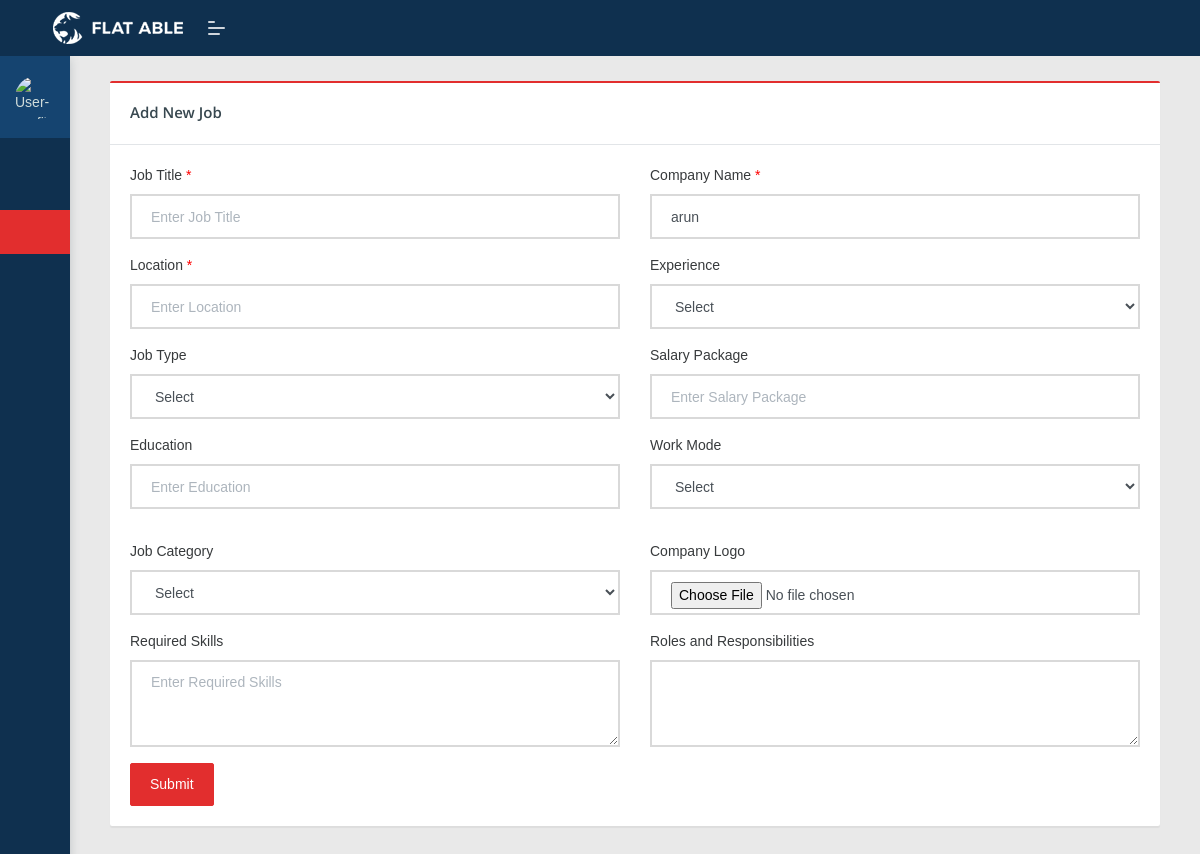
Page /company_add_job (signed in) on the earlier database version.
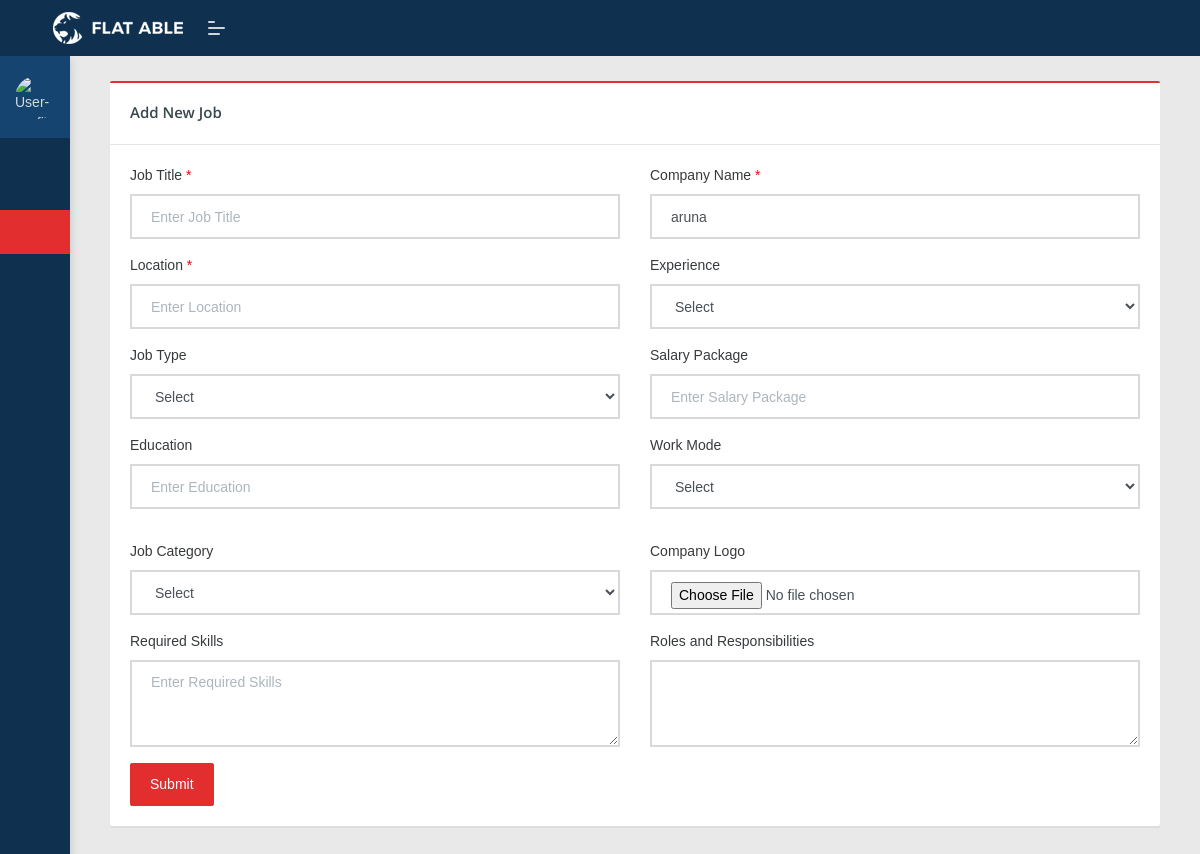
Same page on the later database version.
### external_jobs/models.py (models this page shows, shortened)
class NewUser(AbstractUser):
    user_type = models.CharField(max_length=100, default='user')
    fullname= models.CharField(max_length=250, blank=True)
    phone_no = models.CharField(max_length=100, blank=True)
    address = models.CharField(max_length=500, blank=True)  # New field for address
    profile_image = models.ImageField(upload_to='profile_images/', blank=True, null=True)  # New field for profile image

### external_jobs/views.py (the view, shortened to what this page needs)
# urls.py: path('company_add_job',views.company_add_job,name='company_add_job'),
@login_required
def company_add_job(request):
    alert = {"type": "", "message": ""}
    user = request.user.id
    username= request.user.fullname
    logo=request.user.profile_image
    data = NewUser.objects.filter(id=user).first()  # Fetch single user instance
    return render(request, 'company_add_job.html', {"alert": alert, "data": data,'username':username,'logo':logo})

### external_jobs/templates/company_add_job.html (shortened to what the changed rows need)
{% extends 'company_base.html' %}
{% block content %}
<div class="col-sm-12">
    <div class="card">
        <div class="card-body">
            <form method="post" enctype="multipart/form-data">
                <div class="row">
                    <div class="col-md-6">
                        <div class="form-group">
                            <label for="company_name">Company Name <span style="color: red;">*</span></label>
                            <input type="text" class="form-control" id="company_name" name="company_name"
                                   value="{{ data.fullname }}" placeholder="Enter Company Name">
                        </div>
                    </div>
                </div>
            </form>
        </div>
    </div>
</div>
{% endblock %}

Differences in the rows shown:
changed NewUser: company_name "arun" → "aruna"
